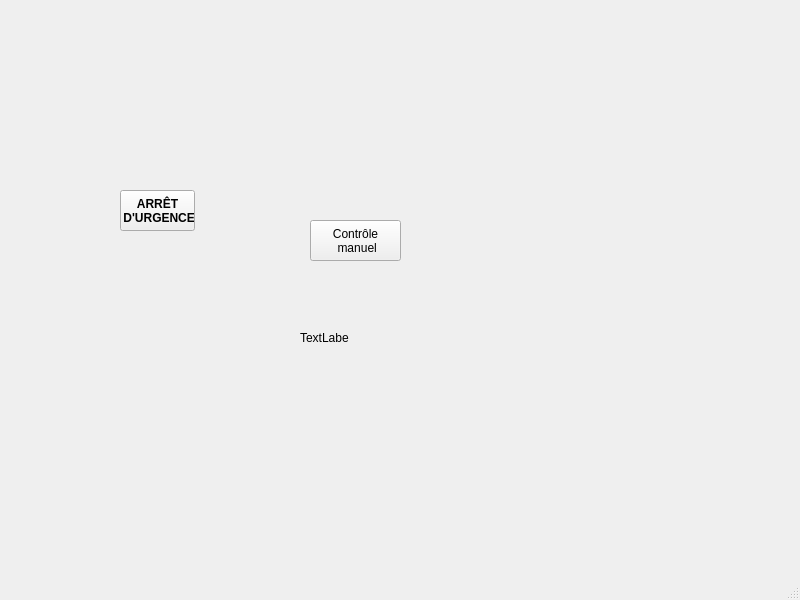
<?xml version="1.0" encoding="UTF-8"?>
<ui version="4.0">
 <class>MainWindow</class>
 <widget class="QMainWindow" name="MainWindow">
  <property name="geometry">
   <rect>
    <x>0</x>
    <y>0</y>
    <width>800</width>
    <height>600</height>
   </rect>
  </property>
  <property name="windowTitle">
   <string>MainWindow</string>
  </property>
  <widget class="QWidget" name="centralwidget">
   <widget class="QPushButton" name="arret_urgence">
    <property name="geometry">
     <rect>
      <x>120</x>
      <y>190</y>
      <width>75</width>
      <height>41</height>
     </rect>
    </property>
    <property name="font">
     <font>
      <bold>true</bold>
     </font>
    </property>
    <property name="cursor">
     <cursorShape>PointingHandCursor</cursorShape>
    </property>
    <property name="mouseTracking">
     <bool>false</bool>
    </property>
    <property name="autoFillBackground">
     <bool>false</bool>
    </property>
    <property name="text">
     <string>ARRÊT 
 D'URGENCE</string>
    </property>
    <property name="checkable">
     <bool>false</bool>
    </property>
    <property name="autoDefault">
     <bool>false</bool>
    </property>
    <property name="default">
     <bool>false</bool>
    </property>
    <property name="flat">
     <bool>false</bool>
    </property>
   </widget>
   <widget class="QLabel" name="label">
    <property name="geometry">
     <rect>
      <x>300</x>
      <y>330</y>
      <width>49</width>
      <height>16</height>
     </rect>
    </property>
    <property name="text">
     <string>TextLabel</string>
    </property>
   </widget>
   <widget class="QPushButton" name="controle_manuel">
    <property name="geometry">
     <rect>
      <x>310</x>
      <y>220</y>
      <width>91</width>
      <height>41</height>
     </rect>
    </property>
    <property name="text">
     <string>Contrôle 
 manuel</string>
    </property>
    <property name="checkable">
     <bool>true</bool>
    </property>
    <property name="checked">
     <bool>false</bool>
    </property>
   </widget>
  </widget>
  <widget class="QMenuBar" name="menubar">
   <property name="geometry">
    <rect>
     <x>0</x>
     <y>0</y>
     <width>800</width>
     <height>22</height>
    </rect>
   </property>
  </widget>
  <widget class="QStatusBar" name="statusbar"/>
 </widget>
 <resources/>
 <connections/>
</ui>
